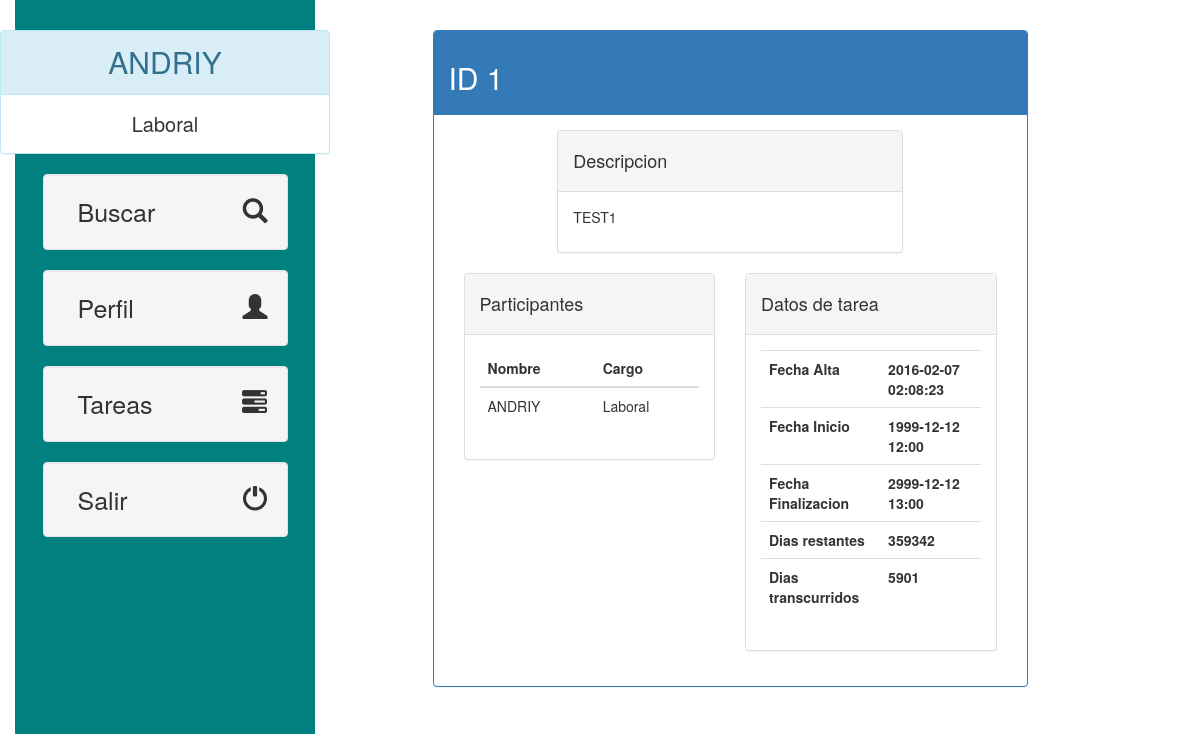
The page /vista/ver-tarea.php?idTarea=1 (signed in) on the database its author committed.
### tables this page shows
CREATE TABLE TAREA(
	ID INT AUTO_INCREMENT,
	FECHA_ALTA DATETIME DEFAULT NOW(),
	DESCRIPCION VARCHAR(255),
	FECHA_INICIO DATE NOT NULL,
	HORA_INICIO VARCHAR(5) NOT NULL,
	FECHA_FIN DATE NOT NULL,
	HORA_FIN VARCHAR(5) NOT NULL,
	HORAS_TAREA DECIMAL(4) NOT NULL,
	TOTAL_HORAS DECIMAL(4) NOT NULL,
	CONSTRAINT PRIMARY KEY(ID)
);

CREATE TABLE USUARIO(
	DNI VARCHAR(9),
	FECHA_ALTA DATETIME DEFAULT NOW(),
	NOMBRE VARCHAR(50) NOT NULL,
	PASSWORD VARCHAR(30) NOT NULL,
	DESCRIPCION VARCHAR(200),
	CARGO DECIMAL(1) NOT NULL,
	HORAS_ACUMULADAS VARCHAR(5),
	EMAIL VARCHAR(30) NOT NULL,
	CONSTRAINT PRIMARY KEY(DNI)
);

### modelo/BEAN/usuario.php (called while the page is built, shortened)
<?php
class Usuario {
	public $cargo;
	public function __construct($dni, $fechaAlta, $nombre, $password, $descripcion, $cargo, $horasAcumuladas, $email) {
		$this->nombre = $nombre;
		$this->cargo = $cargo;
	}
	public function getCargo() {
		switch($this->cargo) {
			case 1:
				return "Laboral";
		}
	}
}
?>

### util/MySQLConnection.php (called while the page is built, shortened)
<?php
class MySQLConnection {
	private $connection;
	private $servername = "localhost";
	private $username = "andriy";
	private $password = "andriy";
	private $dbname = "gestarea";
	public function __construct() {
		$this->connection = new mysqli($this->servername, $this->username, $this->password, $this->dbname);
	}
	public function getConnection() {
		return $this->connection;
	}
}
?>

### modelo/service/ServiceTarea.php (called while the page is built, shortened)
<?php
$root = realpath($_SERVER["DOCUMENT_ROOT"]);
include_once $root."/Gestarea/util/ConnectionManager.php";
class ServiceTarea {
	public function getTarea($idTarea) {
		$manager = new ConnectionManager();
		$tareaDAO = $manager->getTareaDAO();
		try {
			$tarea = $tareaDAO->getTarea($idTarea);
			return $tarea;
		} finally {
			$manager->close();
		}
	}
	public function getUsuarioPorTarea($idTarea) {
		$manager = new ConnectionManager();
		$tareaDAO = $manager->getTareaDAO();
		try {
			$list = $tareaDAO->getUsuarioPorTarea($idTarea);
			return $list;
		} finally {
			$manager->close();
		}
	}
}
?>

### util/ConnectionManager.php (called while the page is built, shortened)
<?php
$root = realpath($_SERVER["DOCUMENT_ROOT"]);
include_once $root."/Gestarea/util/MySQLConnection.php";
include_once $root."/Gestarea/modelo/DAO/usuarioDAO.php";
include_once $root."/Gestarea/modelo/DAO/tareaDAO.php";
class ConnectionManager {
	private $msql;
	public function __construct() {
		$this->msql = new MySQLConnection();
	}
	public function getTareaDAO() {
		$tareaDAO = new TareaDAO($this->msql->getConnection());
		return $tareaDAO;
	}
}
?>

### modelo/DAO/tareaDAO.php (called while the page is built, shortened)
<?php
$root = realpath($_SERVER["DOCUMENT_ROOT"]);
include_once $root."/Gestarea/modelo/BEAN/tarea.php";
include_once $root."/Gestarea/modelo/BEAN/usuario.php";
class TareaDAO {
	public $connection;
	public function __construct($connection) {
		$this->connection = $connection;
	}
	public function getUsuarioPorTarea($idTarea) {
		$list = array();
		$sql = "SELECT DNI, FECHA_ALTA, NOMBRE, PASSWORD, DESCRIPCION, CARGO, HORAS_ACUMULADAS, EMAIL
				FROM USUARIO
				WHERE DNI IN (SELECT DNI_USUARIO
			  				  FROM TAREA_USUARIO
              				  WHERE ID_TAREA = ".$idTarea.")";
		$result = $this->connection->query($sql);
		if ($result->num_rows > 0) {
			$i = 0;
			while($row = $result->fetch_assoc()) {
				$usuario = new Usuario($row["DNI"], $row["FECHA_ALTA"], $row["NOMBRE"], $row["PASSWORD"], $row["DESCRIPCION"],
						$row["CARGO"], $row["HORAS_ACUMULADAS"], $row["EMAIL"]);
				$list[$i] = $usuario;
				$i++;
			}
			return $list;
		} else {
			return null;
		}
	}
	public function getTarea($idTarea) {
		$sql = "SELECT ID, FECHA_ALTA, DESCRIPCION, FECHA_INICIO, HORA_INICIO, FECHA_FIN, HORA_FIN, HORAS_TAREA, TOTAL_HORAS FROM TAREA
				WHERE ID = '".$idTarea."'";
		$result = $this->connection->query($sql);
		if ($row = $result->fetch_assoc()) {
			$tarea = new tarea($row["ID"], $row["FECHA_ALTA"], $row["DESCRIPCION"], $row["FECHA_INICIO"], $row["HORA_INICIO"],
						$row["FECHA_FIN"], $row["HORA_FIN"], $row["HORAS_TAREA"], $row["TOTAL_HORAS"]);
			return $tarea;
		} else {
			return 0;
		}
	}
}
?>

### modelo/BEAN/tarea.php (called while the page is built, shortened)
<?php
$root = realpath ( $_SERVER ["DOCUMENT_ROOT"] );
include_once $root . "/Gestarea/util/MyDates.php";
class tarea {
	public $fechaInicio;
	public $horaInicio;
	public $fechaFin;
	public $horaFin;
	public function __construct($id, $fechaAlta, $descripcion, $fechaInicio, $horaInicio, $fechaFin, $horaFin, $totalHoras) {
		$this->id = $id;
		$this->fechaAlta = $fechaAlta;
		$this->descripcion = $descripcion;
		$this->fechaInicio = $fechaInicio;
		$this->horaInicio = $horaInicio;
		$this->fechaFin = $fechaFin;
		$this->horaFin = $horaFin;
	}
	public function getDiasRestantes() {
		$myDates = new MyDates();
		$fechaActual = date("Y-m-d");
		$diasRestantes = $myDates->dateDifference($fechaActual, $this->fechaFin);
		return $diasRestantes;
	}
	public function getDiasTranscurridos() {
		$myDates = new MyDates();
		$fechaActual = date("Y-m-d");
		$diasTranscurridos = $myDates->dateDifference($this->fechaInicio, $fechaActual);
		return $diasTranscurridos;
	}
	public function getTotalFechaInicio() {
		$totalFecha = $this->fechaInicio." ".$this->horaInicio;
		return $totalFecha;
	}
	public function getTotalFechaFin() {
		$totalFecha = $this->fechaFin." ".$this->horaFin;
		return $totalFecha;
	}
	public function getHorasTarea() {
		$myDates = new MyDates();
		$diasTarea = $myDates->dateDifference(date($this->getTotalFechaFin()), date($this->getTotalFechaInicio()));
		$horasTarea = $diasTarea * 8.5;
		return $horasTarea;
	}
}
?>

### util/MyDates.php (called while the page is built)
<?php
class MyDates {
	public function dateDifference($date_1 , $date_2 , $differenceFormat = '%a' ) {
		$datetime1 = date_create($date_1);
		$datetime2 = date_create($date_2);
		$interval = date_diff($datetime1, $datetime2);
		return $interval->format($differenceFormat);
	}
}
?>

### vista/ver-tarea.php (the view, shortened to what this page needs)
<!DOCTYPE html>
<html>
<head>
	<?php
	$root = realpath ( $_SERVER ["DOCUMENT_ROOT"] );
	include $root . '/Gestarea/includes/default-imports.php';
	include $root . '/Gestarea/includes/sidebar-imports.php';
	include $root . "/Gestarea/modelo/service/ServiceTarea.php";
	?>
	<link rel="stylesheet" href="/Gestarea/my_css/ver-tarea.css" />
</head>
<body>
	<?php
	$usuario = new Usuario("", null, "", "", "", "", "", "");
	if (is_null($_SESSION["usuario"])) {
		header("Location: /Gestarea/index.php");
	} else {
		$usuario = $_SESSION["usuario"];
	}
	$idTarea = null;
	if (isset($_GET["idTarea"])) {
		$idTarea = $_GET["idTarea"];
	}
	?>
	<div class="container-fluid">
		<?php include $root . "/Gestarea/includes/elements/sidebar.php"; ?>
		<div class="container col-sm-8 contenidoOffset">
			<?php
			$serTarea = new ServiceTarea();
			$tarea = $serTarea->getTarea($idTarea);
			$listUsuarios = $serTarea->getUsuarioPorTarea($idTarea);
			if (is_null($idTarea) || is_null($tarea)) {
				?>
				<div class="row">
					<div class="text-center">
						<h2 style="color: red">No hay ninguna tarea con esta id</h2>
					</div>
				</div>
				<?php
			} else {
				?>
				<div class="row col-sm-10 col-sm-offset-1 margin-top-3">
					<div class="panel panel-primary">
						<div class="panel-heading"><h2>ID <?php echo $tarea->id; ?></h2></div>
						<div class="panel-body">
							<div class="row col-sm-8 col-sm-offset-2">
								<div class="panel panel-default">
									<div class="panel-heading"><h4>Descripcion</h4></div>
									<div class="panel-body">
										<p><?php echo $tarea->descripcion; ?></p>
									</div>
								</div>
							</div>
							<div class="col-sm-6">
								<div class="panel panel-default">
									<div class="panel-heading"><h4>Participantes</h4></div>
									<div class="panel-body">
										<table class="table">
											<thead>
												<tr>
													<th>Nombre</th>
													<th>Cargo</th>
												</tr>
											</thead>
											<tbody>
												<?php
												foreach ( $listUsuarios as $usuario ) {
												?>
												<tr>
													<td><?php echo $usuario->nombre; ?></td>
													<td><?php echo $usuario->getCargo(); ?></td>
												</tr>
												<?php
												}
												?>
											</tbody>
										</table>
									</div>
								</div>
							</div>
							<div class="col-sm-6">
								<div class="panel panel-default">
									<div class="panel-heading"><h4>Datos de tarea</h4></div>
									<div class="panel-body">
										<table class="table">
											<tbody>
												<tr>
													<th>Fecha Alta</th>
													<th><?php echo $tarea->fechaAlta; ?></th>
												</tr>
												<tr>
													<th>Fecha Inicio</th>
													<th><?php echo $tarea->getTotalFechaInicio(); ?></th>
												</tr>
												<tr>
													<th>Fecha Finalizacion</th>
													<th><?php echo $tarea->getTotalFechaFin(); ?></th>
												</tr>
												<tr>
													<th>Dias restantes</th>
													<th><?php echo $tarea->getDiasRestantes(); ?></th>
												</tr>
												<tr>
													<th>Dias transcurridos</th>
													<th><?php echo $tarea->getDiasTranscurridos(); ?></th>
												</tr>
											</tbody>
										</table>
									</div>
								</div>
							</div>
						</div>
					</div>
				</div>
				<?php
			}
			?>
		</div>
	</div>
</body>
</html>

### includes/default-imports.php (shortened to what this page needs)
<link rel="stylesheet" href="/Gestarea/bootstrap/css/bootstrap.css" />
<link rel="stylesheet" href="/Gestarea/bootstrap/css/bootstrapValidator.min.css" />
<link rel="stylesheet" href="/Gestarea/my_css/default.css" />
<link rel="stylesheet" href="/Gestarea/jQuery/jquery-ui.css" />
<link rel="stylesheet" href="/Gestarea/jQuery/timepicker.css" />

### includes/sidebar-imports.php (shortened to what this page needs)
<link rel="stylesheet" href="/Gestarea/my_css/sidebar.css" />

### includes/elements/sidebar.php
<div class="sidebar">
	<div class="row">
		<div class="text-center margin-top-3">
			<div class="panel panel-info">
				<div class="panel-heading">
					<span class="usuarioNombre"><?php echo $usuario->nombre; ?></span>
				</div>
				<div class="panel-body">
					<span class="usuarioCargo"><?php echo $usuario->getCargo(); ?></span>
				</div>
			</div>
		</div>
	</div>
	<div class="row">
		<div class="text-center magin-top-3">
			<div class="col-xs-10 col-xs-offset-1">
				<div class="well font-well-sidebar clickable" data-href="/Gestarea/vista/buscar.php">
					<div class="col-xs-8">
						<p class="text-left">Buscar</p>
					</div>
					<div class="text-right">
						<span class="glyphicon glyphicon-search"></span>
					</div>
				</div>
			</div>
		</div>
	</div>
	<div class="row">
		<div class="text-center magin-top-3">
			<div class="col-xs-10 col-xs-offset-1">
				<div class="well font-well-sidebar clickable" data-href="/Gestarea/vista/perfil.php">
					<div class="col-xs-8">
						<p class="text-left">Perfil</p>
					</div>
					<div class="text-right">
						<span class="glyphicon glyphicon-user"></span>
					</div>
				</div>
			</div>
		</div>
	</div>
	<div class="row">
		<div class="text-center magin-top-1">
			<div class="col-xs-10 col-xs-offset-1">
				<div class="well font-well-sidebar well-selected clickable" data-href="/Gestarea/vista/lista-tareas.php">
					<div class="col-xs-8">
						<p class="text-left">Tareas</p>
					</div>
					<div class="text-right">
						<span class="glyphicon glyphicon-tasks"></span>
					</div>
				</div>
			</div>
		</div>
	</div>
	<div class="row">
		<div class="text-center magin-top-1">
			<div class="col-xs-10 col-xs-offset-1">
				<div class="well font-well-sidebar close-session" data-href="/Gestarea/index.php">
					<div class="col-xs-8">
						<p class="text-left">Salir</p>
					</div>
					<div class="text-right">
						<span class="glyphicon glyphicon-off"></span>
					</div>
				</div>
			</div>
		</div>
	</div>
</div>

### my_css/default.css (style rules this page uses)
.clickable, .orderable { cursor: pointer; }
.container { padding-bottom: 5rem; }
.contenidoOffset { margin-left: 325px; }

### my_css/sidebar.css (style rules this page uses)
.sidebar { height: 100vh; width: 300px; background-color: teal; position: absolute; }
.margin-top-3 { margin-top: 3rem; }
.usuarioNombre { font-size: 3rem; }
.usuarioCargo { font-size: 2rem; }
.font-well-sidebar { font-size: 2.5rem; }

### rows shown on the page
tarea: ID "1", DESCRIPCION "TEST1", FECHA_ALTA "2016-02-07 02:08:23", $tarea->getTotalFechaInicio() "1999-12-12 12:00", $tarea->getTotalFechaFin() "2999-12-12 13:00", FECHA_FIN "359342", FECHA_INICIO "5901"
usuario: NOMBRE "ANDRIY", CARGO "Laboral"

### other values the page prints
$usuario->nombre "ANDRIY"
$usuario->getCargo() "Laboral"
